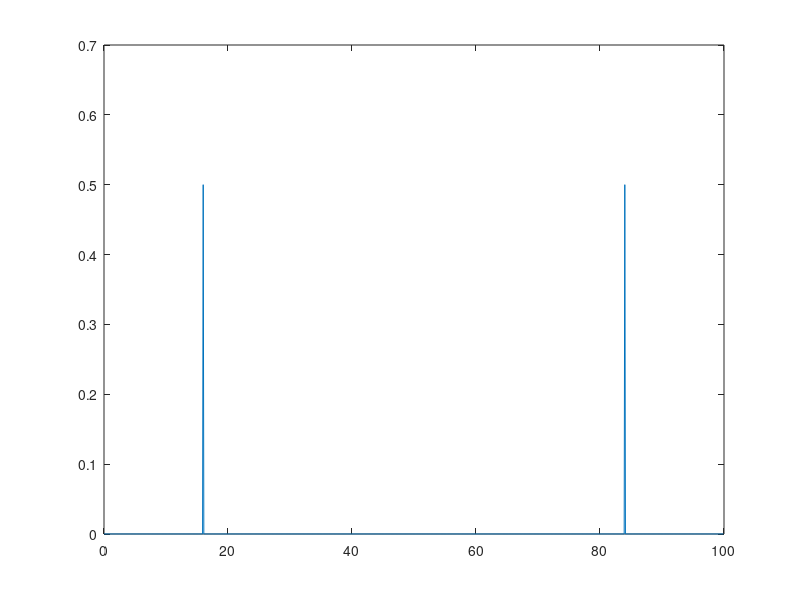

Source code (MATLAB):
fc = 100; %frequenza di campionamento in Hz

SampInc = 1/fc;	

f = 16;%Hz

w = f*2*pi;

t = [0:SampInc:100];

z = cos(w*t);

BinSize = 0.1; 

F = [0:BinSize:fc-BinSize];

dft = zeros(size(F));

for k = 1:size(F, 2)
wa = F(k)*2*pi;
za = z.*e.^(-i*wa*t);
dft(k) = abs(sum(za))/size(t,2);
end

plot(F, dft);
